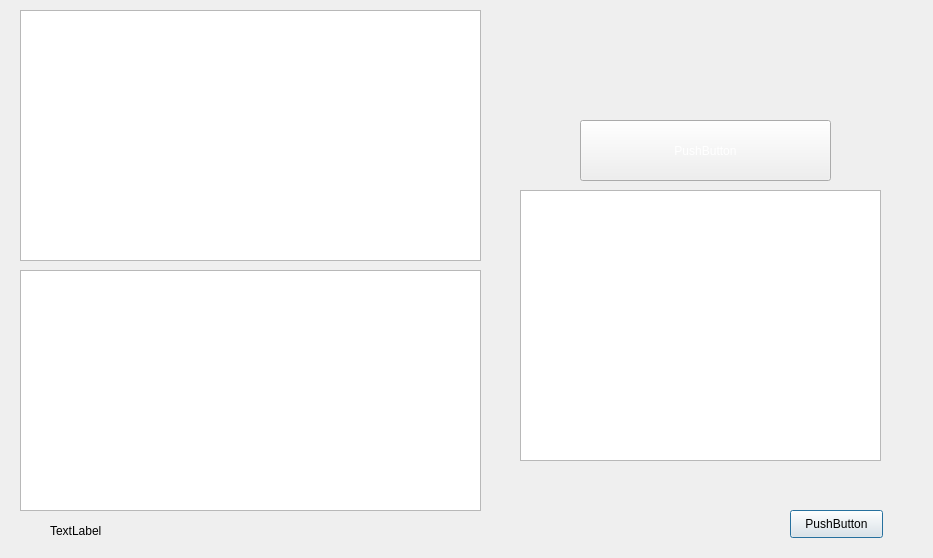
<?xml version="1.0" encoding="UTF-8"?>
<ui version="4.0">
 <class>vitaminE</class>
 <widget class="QDialog" name="vitaminE">
  <property name="geometry">
   <rect>
    <x>0</x>
    <y>0</y>
    <width>933</width>
    <height>558</height>
   </rect>
  </property>
  <property name="windowTitle">
   <string>Vitamin E</string>
  </property>
  <widget class="QPushButton" name="pushButton">
   <property name="geometry">
    <rect>
     <x>790</x>
     <y>510</y>
     <width>93</width>
     <height>28</height>
    </rect>
   </property>
   <property name="styleSheet">
    <string notr="true">background-image: url(:/img/img/orangeButton2.jpg);</string>
   </property>
   <property name="text">
    <string>PushButton</string>
   </property>
  </widget>
  <widget class="QPlainTextEdit" name="plainTextEdit">
   <property name="geometry">
    <rect>
     <x>20</x>
     <y>10</y>
     <width>461</width>
     <height>251</height>
    </rect>
   </property>
   <property name="styleSheet">
    <string notr="true">font: 16pt &quot;MS Shell Dlg 2&quot;;</string>
   </property>
   <property name="plainText">
    <string/>
   </property>
  </widget>
  <widget class="QPlainTextEdit" name="plainTextEdit_2">
   <property name="geometry">
    <rect>
     <x>20</x>
     <y>270</y>
     <width>461</width>
     <height>241</height>
    </rect>
   </property>
   <property name="styleSheet">
    <string notr="true">font: 16pt &quot;MS Shell Dlg 2&quot;;</string>
   </property>
   <property name="plainText">
    <string/>
   </property>
  </widget>
  <widget class="QPlainTextEdit" name="plainTextEdit_3">
   <property name="geometry">
    <rect>
     <x>520</x>
     <y>190</y>
     <width>361</width>
     <height>271</height>
    </rect>
   </property>
   <property name="styleSheet">
    <string notr="true">font: 10pt &quot;MS Shell Dlg 2&quot;;</string>
   </property>
   <property name="plainText">
    <string/>
   </property>
  </widget>
  <widget class="QPushButton" name="pushButton_2">
   <property name="geometry">
    <rect>
     <x>580</x>
     <y>120</y>
     <width>251</width>
     <height>61</height>
    </rect>
   </property>
   <property name="styleSheet">
    <string notr="true">font: 75 16pt &quot;MS Shell Dlg 2&quot;;
color: rgb(255, 255, 255);
background-image: url(:/img/img/buttons3.jpg);</string>
   </property>
   <property name="text">
    <string>PushButton</string>
   </property>
  </widget>
  <widget class="QLabel" name="label">
   <property name="geometry">
    <rect>
     <x>50</x>
     <y>510</y>
     <width>271</width>
     <height>41</height>
    </rect>
   </property>
   <property name="styleSheet">
    <string notr="true">font: 75 12pt &quot;MS Shell Dlg 2&quot;;</string>
   </property>
   <property name="text">
    <string>TextLabel</string>
   </property>
  </widget>
 </widget>
 <resources/>
 <connections/>
</ui>
